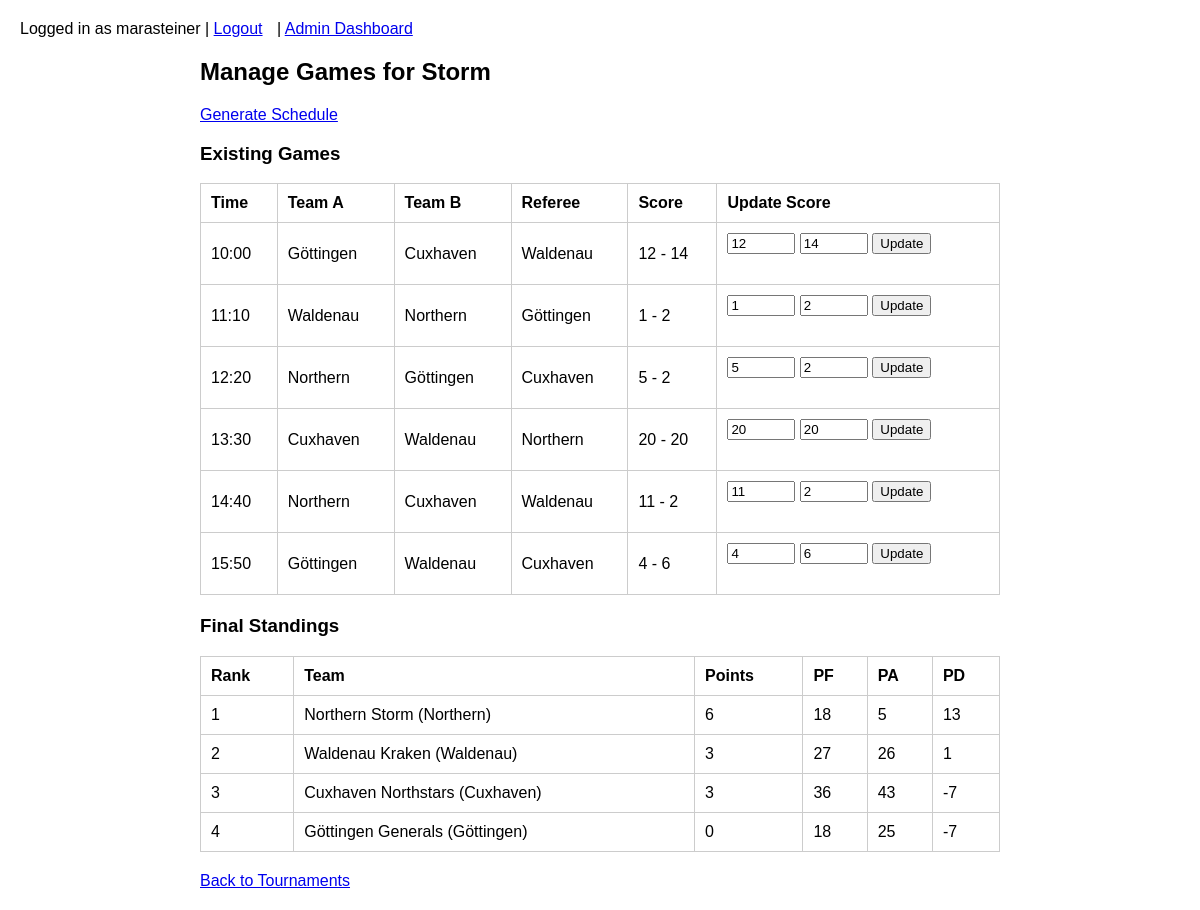
Page /custom_admin/tournaments/1/games/ (signed in) on the committed database.
### events/models.py (models this page shows, shortened)
class Tournament(models.Model):
    date = models.DateField()
    name = models.CharField(max_length=100)
    location = models.CharField(max_length=100)
    max_teams = models.IntegerField(default=0)
    number_of_teams = models.IntegerField(default=0)

class Game(models.Model):
    tournament = models.ForeignKey(Tournament, on_delete=models.CASCADE, related_name='games')
    team1 = models.ForeignKey(User, on_delete=models.CASCADE, related_name='team1_games')
    team2 = models.ForeignKey(User, on_delete=models.CASCADE, related_name='team2_games')
    referee = models.ForeignKey(User, on_delete=models.CASCADE, related_name='referee_games')
    start_time = models.DateTimeField()
    team1_score = models.IntegerField(null=True, blank=True)
    team2_score = models.IntegerField(null=True, blank=True)
    field_number = models.IntegerField(null=True, blank=True)  # Only used for 5-team tournaments
    coin_toss_winner_is_team1 = models.BooleanField(default=True)
    offense_is_team1 = models.BooleanField(default=True)

### events/views.py (the view)
@admin_required
def admin_games(request, tournament_id):
    tournament = get_object_or_404(Tournament, id=tournament_id)
    games = tournament.games.all().order_by('start_time')
    if request.method == 'POST' and 'add_game' in request.POST:
        form = GameForm(request.POST, tournament=tournament)
        if form.is_valid():
            game = form.save(commit=False)
            game.tournament = tournament
            game.save()
            messages.success(request, "Game added successfully.")
            return redirect('admin_games', tournament_id=tournament.id)
    else:
        form = GameForm(tournament=tournament)
    all_finished = True
    for g in games:
        if g.team1_score is None or g.team2_score is None:
            all_finished = False
            break
    standings = compute_tournament_standings(tournament)
    return render(request, 'admin_games.html', {
        'tournament': tournament,
        'games': games,
        'form': form,
        'standings': standings,
        'all_finished': all_finished,
    })

### events/forms.py
class GameForm(forms.ModelForm):
    class Meta:
        model = Game
        fields = ['team1', 'team2', 'referee', 'start_time', 'team1_score', 'team2_score']
        widgets = {
            'start_time': forms.DateTimeInput(attrs={'type': 'datetime-local'}),
            'team1_score': forms.NumberInput(attrs={'placeholder': 'Score for Team 1 (optional)'}),
            'team2_score': forms.NumberInput(attrs={'placeholder': 'Score for Team 2 (optional)'}),
        }
    def __init__(self, *args, **kwargs):
        tournament = kwargs.pop('tournament', None)
        super().__init__(*args, **kwargs)
        if tournament:
            applied_teams = User.objects.filter(applications__tournament=tournament).distinct()
            self.fields['team1'].queryset = applied_teams
            self.fields['team2'].queryset = applied_teams
            self.fields['referee'].queryset = applied_teams

### events/views.py (called while the page is built)
def admin_required(view_func):
    decorated_view_func = login_required(user_passes_test(lambda u: u.is_staff)(view_func))
    return decorated_view_func

def compute_tournament_standings(tournament):
    apps = TournamentApplication.objects.filter(tournament=tournament, approved=True)
    data = []
    for app in apps:
        team = app.team
        st = get_team_stats_in_tournament(team, tournament)
        data.append({
            'team': team,
            'points': st['points'],
            'pf': st['pf'],
            'pa': st['pa'],
            'pd': st['pd'],
        })
    sorted_list = tie_break_teams_in_tournament(tournament, data)
    rank = 1
    out = []
    for item in sorted_list:
        item['rank'] = rank
        out.append(item)
        rank += 1
    return out

### events/templates/admin_games.html (shortened to what this page needs)
{% extends "base.html" %}
{% block content %}
<h2>Manage Games for {{ tournament.name }}</h2>
<p>
    <a href="{% url 'create_schedule' tournament.id %}">Generate Schedule</a>
</p>
<h3>Existing Games</h3>
{% if games %}
    <table border="1" cellspacing="0" cellpadding="5">
        <tr>
            <th>Time</th>
            <th>Team A</th>
            <th>Team B</th>
            <th>Referee</th>
            <th>Score</th>
            <th>Update Score</th>
        </tr>
        {% for game in games %}
        <tr>
            <td>{{ game.start_time|time:"H:i" }}</td>
            <td>{{ game.team1.username }}</td>
            <td>{{ game.team2.username }}</td>
            <td>{{ game.referee.username }}</td>
            <td>
                {% if game.team1_score is not None and game.team2_score is not None %}
                    {{ game.team1_score }} - {{ game.team2_score }}
                {% else %}
                    -
                {% endif %}
            </td>
            <td>
                <form action="{% url 'update_game_score' game.id %}" method="post">
                    <input type="number" name="team1_score" placeholder="Team 1 Score"
                           value="{{ game.team1_score|default_if_none:'' }}" style="width:60px;">
                    <input type="number" name="team2_score" placeholder="Team 2 Score"
                           value="{{ game.team2_score|default_if_none:'' }}" style="width:60px;">
                    <button type="submit">Update</button>
                </form>
            </td>
        </tr>
        {% endfor %}
    </table>
{% else %}
    <p>No schedule exists.</p>
{% endif %}
{% if all_finished %}
    <h3>Final Standings</h3>
    {% if standings %}
        <table border="1" cellspacing="0" cellpadding="5">
            <tr>
                <th>Rank</th>
                <th>Team</th>
                <th>Points</th>
                <th>PF</th>
                <th>PA</th>
                <th>PD</th>
            </tr>
            {% for entry in standings %}
            <tr>
                <td>{{ entry.rank }}</td>
                <td>{{ entry.team.first_name }} ({{ entry.team.username }})</td>
                <td>{{ entry.points }}</td>
                <td>{{ entry.pf }}</td>
                <td>{{ entry.pa }}</td>
                <td>{{ entry.pd }}</td>
            </tr>
            {% endfor %}
        </table>
    {% else %}
        <p>No standings available.</p>
    {% endif %}
{% else %}
    <p>Not all games are finished yet, so final standings are not available.</p>
{% endif %}
<p><a href="{% url 'admin_tournaments' %}">Back to Tournaments</a></p>
{% endblock %}

### events/templates/base.html (shortened to what this page needs)
<!DOCTYPE html>
<html>
<head>
</head>
<body>
    <header>
        <nav>
            {% if user.is_authenticated %}
                Logged in as {{ user.username }} |
                <a href="{% url 'logout' %}">Logout</a>
                {% if user.is_staff %}
                    | <a href="{% url 'admin_dashboard' %}">Admin Dashboard</a>
                {% else %}
                    | <a href="{% url 'players' %}">My Players</a>
                    | <a href="{% url 'tournaments' %}">Tournaments</a>
                    | <a href="{% url 'scorecard_home' %}">Scorecard</a>
                {% endif %}
            {% else %}
                <a href="{% url 'login' %}">Login</a>
            {% endif %}
        </nav>
    </header>
    <div class="container">
        {% block content %}{% endblock %}
    </div>
</body>
</html>

### events/templates/base.html (style rules this page uses)
body { font-family: Arial, sans-serif; margin: 20px; }
header { margin-bottom: 20px; }
nav a { margin-right: 10px; }
.container { max-width: 800px; margin: auto; }
table { width: 100%; border-collapse: collapse; margin-bottom: 20px; }
table, th, td { border: 1px solid #ccc; }
th, td { padding: 10px; text-align: left; }
form { margin-bottom: 20px; }

### rows in the picture
Tournament: name "Storm"
Game: start_time "10:00", team1.username "Göttingen", team2.username "Cuxhaven", referee.username "Waldenau", team1_score "12", team2_score "14"
Game: start_time "11:10", team1.username "Waldenau", team2.username "Northern", referee.username "Göttingen", team1_score "1", team2_score "2"
Game: start_time "12:20", team1.username "Northern", team2.username "Göttingen", referee.username "Cuxhaven", team1_score "5", team2_score "2"
Game: start_time "13:30", team1.username "Cuxhaven", team2.username "Waldenau", referee.username "Northern", team1_score "20", team2_score "20"
Game: start_time "14:40", team1.username "Northern", team2.username "Cuxhaven", referee.username "Waldenau", team1_score "11", team2_score "2"
Game: start_time "15:50", team1.username "Göttingen", team2.username "Waldenau", referee.username "Cuxhaven", team1_score "4", team2_score "6"

### other values in the picture
{{ user.username }} "marasteiner"
{{ entry.rank }} "1"
{{ entry.team.first_name }} "Northern Storm"
{{ entry.team.username }} "Northern"
{{ entry.points }} "6"
{{ entry.pf }} "18"
{{ entry.pa }} "5"
{{ entry.pd }} "13"
{{ entry.rank }} "2"
{{ entry.team.first_name }} "Waldenau Kraken"
{{ entry.team.username }} "Waldenau"
{{ entry.points }} "3"
{{ entry.pf }} "27"
{{ entry.pa }} "26"
{{ entry.pd }} "1"
